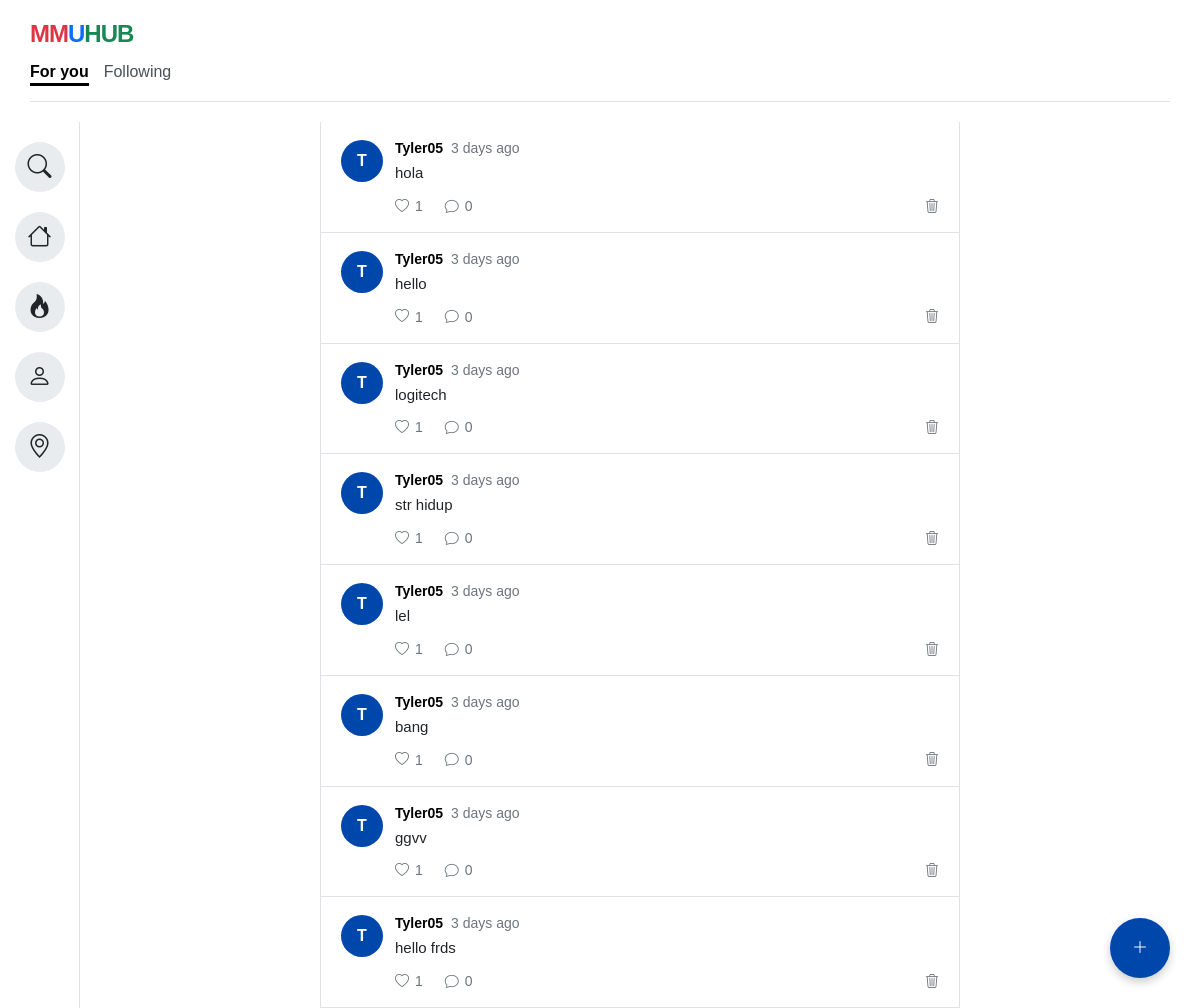
/Homepage.html (signed in), run on an earlier commit of the app's database.
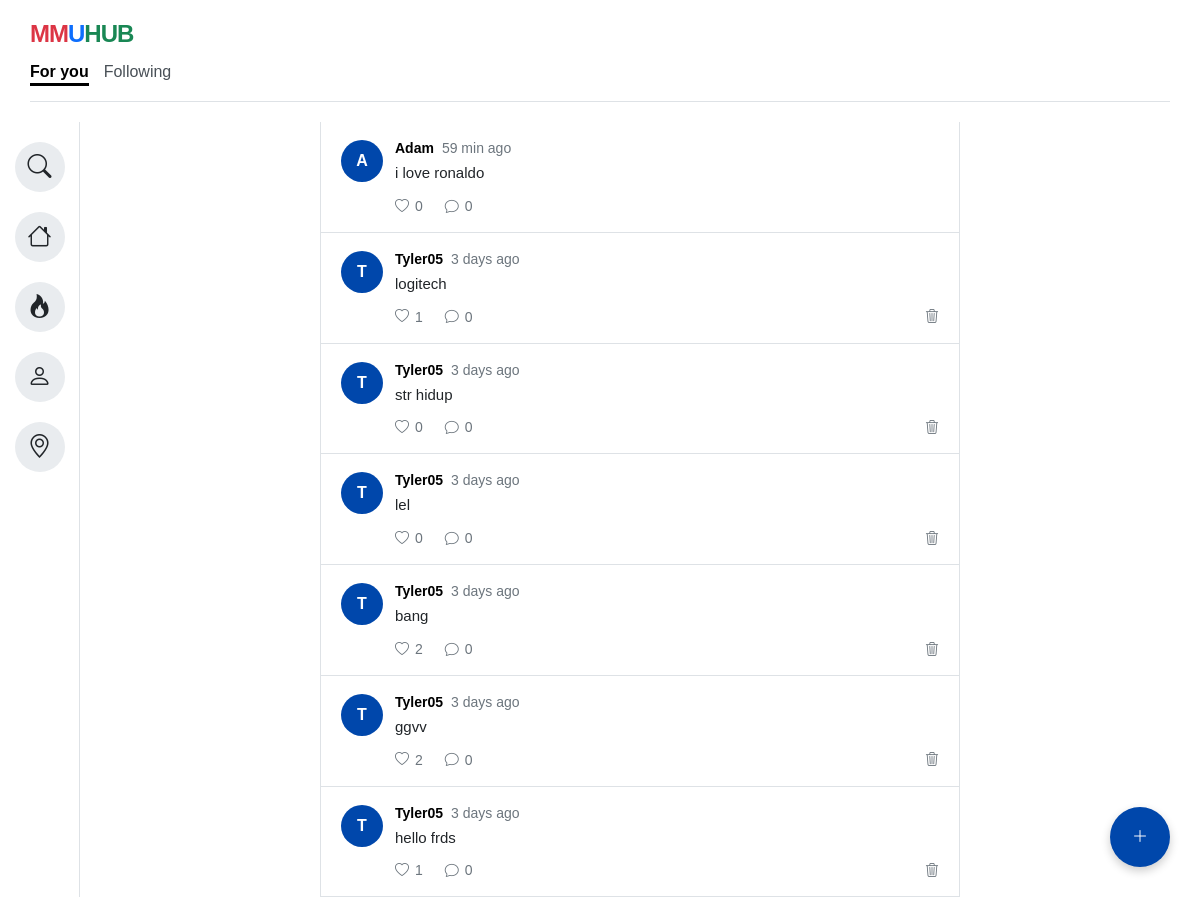
And on a later commit of the database.
### tables this page shows
CREATE TABLE posts (
        id INTEGER PRIMARY KEY AUTOINCREMENT,
        user_id INTEGER,
        content TEXT,
        created_at TIMESTAMP DEFAULT CURRENT_TIMESTAMP,
        FOREIGN KEY(user_id) REFERENCES users(id)
    );

CREATE TABLE users (
        id INTEGER PRIMARY KEY AUTOINCREMENT,
        username TEXT UNIQUE NOT NULL,
        email TEXT UNIQUE NOT NULL,
        password TEXT NOT NULL
    );

### app.py (the view)
@app.route("/Homepage.html")
def homepage():
    if "user" not in session:
        return redirect(url_for("login_page"))
    posts = get_all_posts()
    formatted_posts = []
    for post in posts:
        formatted_posts.append({
    "id": post[0],
    "username": post[1],
    "content": post[2],
    "time": time_ago(post[3]),
    "likes": get_like_count(post[0])["likes"]
})
    return render_template(
        "Homepage.html",
        username=session["user"]["username"],
        posts=formatted_posts
    )

### database.py (called while the page is built)
def connect():
    return sqlite3.connect("app.db")

### likes.py (called while the page is built)
def get_like_count(post_id):
    conn = connect()
    cursor = conn.cursor()
    cursor.execute(
        "SELECT COUNT(*) FROM likes WHERE post_id=?",
        (post_id,)
    )
    count = cursor.fetchone()[0]
    conn.close()
    return {"likes": count}

### posts.py (called while the page is built)
def get_all_posts():
    conn = connect()
    cursor = conn.cursor()
    cursor.execute("""
        SELECT
            posts.id,
            users.username,
            posts.content,
            posts.created_at
        FROM posts
        JOIN users
            ON posts.user_id = users.id
        ORDER BY posts.created_at DESC
    """)
    posts = cursor.fetchall()
    conn.close()
    return posts

### templates/Homepage.html (shortened to what this page needs)
<!DOCTYPE html>
<html lang="en">
<head>
<link rel="stylesheet"
      href="{{ url_for('static', filename='style.css') }}">
    <link rel="stylesheet" href="https://cdn.jsdelivr.net/npm/bootstrap-icons@1.11.1/font/bootstrap-icons.css">
</head>
<body>
    <div class="app-background">
        <div class="main-container">
            <header>
                <div class="logo">
                    <span class="red">MM</span><span class="blue">U</span><span class="green">HUB</span>
                </div>
                <div class="tabs">
                    <div class="tab-item active"><a href="Homepage.html">For you</a></div>
                    <div class="tab-item"><a href="Following.html">Following</a></div>
                </div>
                <hr class="header-line">
            </header>
            <div class="content-wrapper">
                <aside class="sidebar">
                    <div class="icon-group">
                      <a href="Search.html" class="icon-circle" data-tooltip="Search"><i class="bi bi-search"></i></a>
                      <a href="Homepage.html" class="icon-circle" data-tooltip="Home"><i class="bi bi-house"></i></a>
                      <a href="Trending.html" class="icon-circle" data-tooltip="Trending"><i class="bi bi-fire"></i></a>
                      <a href="Profile.html" class="icon-circle" data-tooltip="Profile"><i class="bi bi-person"></i></a>
                      <a href="Map.html" class="icon-circle" data-tooltip="Map"><i class="bi bi-geo-alt"></i></a>
                    </div>
                </aside>
                <main class="content-area">
                    <section class="feed-container">
                        {% for post in posts %}
<article class="feed-post">
    <div class="feed-avatar avatar-blue">
        {{ post.username[0]|upper }}
    </div>
    <div class="feed-post-body">
        <div class="feed-post-header">
            <strong>{{ post.username }}</strong>
            <span>{{ post.time }}</span>
        </div>
        <p>{{ post.content }}</p>
        <div class="feed-actions">
    <button
        type="button"
        class="like-btn"
        data-post-id="{{ post.id }}">
        <i class="bi bi-heart"></i>
        <span class="like-count">{{ post.likes }}</span>
    </button>
    <button type="button">
        <i class="bi bi-chat"></i>
        <span>0</span>
    </button>
    {% if post.username == username %}
    <button
        type="button"
        class="delete-btn"
        data-post-id="{{ post.id }}"
        title="Delete Post">
        <i class="bi bi-trash3"></i>
    </button>
    {% endif %}
</div>
    </div>
</article>
{% endfor %}
                    </section>
                    <div id="createPostBtn" class="createPostBtn" data-tooltip="New Post">
                        <i class="bi bi-plus-lg"></i>
                    </div>
                </main>
            </div>
        </div>
    </div>
</body>
</html>

### static/style.css (style rules this page uses)
* { box-sizing: border-box; margin: 0; padding: 0; font-family: Arial, sans-serif; }
body, html { height: 100%; width: 100%; overflow: hidden; }
.app-background { background-color: #212529; width: 100vw; height: 100vh; display: flex; justify-content: center; align-items: center; padding: 0; }
.main-container { background-color: #ffffff; width: 100%; height: 100%; display: flex; flex-direction: column; overflow: hidden; }
header { padding: 20px 30px; }
.logo { font-size: 24px; font-weight: bold; letter-spacing: -1px; margin-bottom: 15px; }
.logo .red { color: #dc3545; }
.logo .blue { color: #0d6efd; }
.logo .green { color: #198754; }
a { text-decoration: none; color: inherit; }
.tabs { display: flex; gap: 15px; font-size: 16px; color: #495057; }
.tab-item { position: relative; padding-bottom: 5px; cursor: pointer; }
.tab-item.active { font-weight: bold; color: #000000; cursor: default; }
.tab-item::after { content: ''; position: absolute; left: 0; bottom: 0; width: 100%; height: 3px; background-color: #000000; transform: scaleX(0); transition: transform 0.2s ease-in-out; transform-origin: center; }
.tab-item.active::after { transform: scaleX(1); }
.tab-item:not(.active) { cursor: pointer; }
.header-line { margin-top: 15px; border: none; border-bottom: 1px solid #dee2e6; }
.content-wrapper { display: flex; justify-content: center; position: relative; flex: 1; min-height: 0; }
.sidebar { width: 80px; background-color: #ffffff; border-right: 1px solid #dee2e6; display: flex; flex-direction: column; align-items: center; padding: 20px 0; }
.icon-group { display: flex; flex-direction: column; gap: 20px; }
.icon-circle { width: 50px; height: 50px; background-color: #e9ecef; border-radius: 50%; display: flex; justify-content: center; align-items: center; font-size: 24px; color: #212529; cursor: pointer; transition: background-color 0.2s; position: relative; }
.content-area { flex: 1; background-color: #ffffff; position: relative; overflow-y: auto; }
.feed-container { width: 100%; max-width: 640px; min-height: 100%; border-left: 1px solid #dee2e6; border-right: 1px solid #dee2e6; background-color: #ffffff; margin: 0 auto; }
.feed-post { display: flex; gap: 12px; padding: 18px 20px; border-bottom: 1px solid #dee2e6; }
.feed-avatar { width: 42px; height: 42px; border-radius: 50%; color: #ffffff; display: flex; align-items: center; justify-content: center; font-weight: 700; flex-shrink: 0; }
.avatar-blue { background-color: #0047AB; }
.feed-post-body { min-width: 0; flex: 1; }
.feed-post-header { display: flex; align-items: center; gap: 8px; flex-wrap: wrap; margin-bottom: 6px; font-size: 14px; }
.feed-post-header span { color: #6c757d; }
.feed-post-body p { font-size: 15px; line-height: 1.45; color: #212529; }
.feed-actions { display: flex; gap: 22px; margin-top: 14px; }
.feed-actions button { border: none; background: none; color: #6c757d; display: flex; align-items: center; gap: 6px; font-size: 14px; cursor: pointer; padding: 0; }
.createPostBtn { position: fixed; bottom: 30px; right: 30px; z-index: 999; width: 60px; height: 60px; border-radius: 50%; background-color: #0047AB; color: white; display: flex; justify-content: center; align-items: center; box-shadow: 0 4px 10px rgba(0,0,0,0.2); cursor: pointer; }
[data-tooltip]::after { content: attr(data-tooltip); position: absolute; left: 65px; background-color: #212529; color: #ffffff; padding: 6px 12px; border-radius: 6px; font-size: 13px; white-space: nowrap; opacity: 0; visibility: hidden; transition: opacity 0.2s ease, visibility 0.2s ease; pointer-events: none; z-index: 100; }
.createPostBtn[data-tooltip]::after { left: auto; right: 70px; bottom: 17px; }
.delete-btn { background: transparent; border: none; color: #9ca3af; cursor: pointer; font-size: 16px; margin-left: auto; transition: all .2s ease; }

What changed in the data, as far as the page shows it:
removed posts: username "T", username "Tyler05", time "3 days ago", content "hola", likes "1"
removed posts: username "T", username "Tyler05", time "3 days ago", content "hello", likes "1"
added posts: username "A", username "Adam", time "59 min ago", content "i love ronaldo", likes "0"
computed for posts "str hidup": likes "1" → "0"
computed for posts "lel": likes "1" → "0"
computed for posts "bang": likes "1" → "2"
computed for posts "ggvv": likes "1" → "2"
